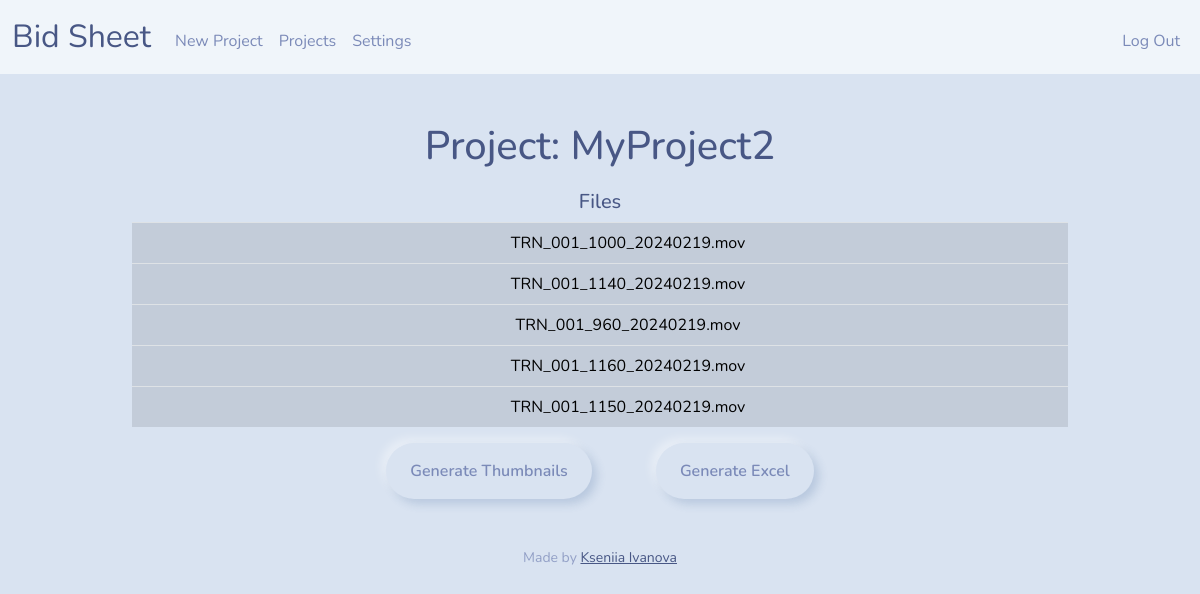
The page /project/MyProject2 (signed in) on the database its author committed.
### tables this page shows
CREATE TABLE projects (
    id INTEGER PRIMARY KEY AUTOINCREMENT NOT NULL,
    file_name TEXT NOT NULL,
    file_size NUMERIC NOT NULL,
    file_path TEXT NOT NULL,
    project_name TEXT NOT NULL,
    user_id NUMERIC NOT NULL,
    upload_date TEXT,
    FOREIGN KEY (user_id) REFERENCES users(id));

### app.py (the view)
@app.route('/project/<project_name>', methods=["GET"])
def project(project_name):
    user_id = session["user_id"]
    project_details = {'name': project_name}
    file_details = db.execute('''
                              SELECT file_name
                              FROM projects
                              WHERE project_name = ? AND user_id = ?''', project_details['name'], user_id)
    return render_template('project.html', project=project_details, files=file_details)  # return render_template("project.html")

### app.py (called while the page is built)
@app.after_request
def after_request(response):
    response.headers["Cache-Control"] = "no-cache, no-store, must-revalidate"
    response.headers["Expires"] = 0
    response.headers["Pragma"] = "no-cache"
    return response

### templates/project.html (shortened to what this page needs)
{% extends "layout.html" %}
{% block main %}
<h1>Project: {{ project.name}}</h1>
<table class="table-active table table-hover" >
    <thead>
        <tr>
            <h5  style= "margin-top: 20px">Files</h5>
        </tr>
    </thead>
    <tbody>
        {% for file in files %}
         <tr>
            <td><a href="{{ url_for('project', project_name=project.project_name) }}">{{ project.project_name }}</a></td>
            <td> {{ file.file_name }} </td>
         </tr>
         {% endfor %}
    </tbody>
</table>
<button id="genTBtn" class="btn btn-primary" data-project-name="{{ project.name }}">Generate Thumbnails</button>
<button id="genEBtn" class="btn btn-primary" style="margin-left: 60px" data-project-name="{{ project.name }}" >Generate Excel</button>
{% endblock %}

### templates/layout.html (shortened to what this page needs)
<!DOCTYPE html>
<html lang="en">
    <head>
        <link href="https://cdn.jsdelivr.net/npm/bootstrap@5.3.3/dist/css/bootstrap.min.css" rel="stylesheet">
        <link rel="stylesheet" href="https://stackpath.bootstrapcdn.com/bootstrap/4.3.1/css/bootstrap.min.css">
        <link rel="stylesheet" href="{{ url_for('static', filename='css/bootstrap_morph.css') }}">
        <link rel="stylesheet" href="{{ url_for('static', filename='css/styles.css') }}">
    </head>
    <body>
        <nav class="navbar navbar-expand-lg bg-light" data-bs-theme="light">
            <div class="container-fluid">
                <a class="navbar-brand" href="/"><span>Bid Sheet</span></a>
                <div class="collapse navbar-collapse" id="navbar">
                    {% if session["user_id"] %}
                        <ul class="navbar-nav me-auto mt-2">
                            <li class="nav-item"><a class="nav-link" href="/">New Project</a></li>
                            <li class="nav-item"><a class="nav-link" href="/projects">Projects</a></li>
                            <li class="nav-item"><a class="nav-link" href="/settings">Settings</a></li>
                        </ul>
                        <ul class="navbar-nav ms-auto mt-2">
                            <li class="nav-item"><a class="nav-link" href="/logout">Log Out</a></li>
                        </ul>
                    {% else %}
                        <ul class="navbar-nav ms-auto mt-2">
                            <li class="nav-item"><a class="nav-link" href="/register">Register</a></li>
                            <li class="nav-item"><a class="nav-link" href="/login">Log In</a></li>
                        </ul>
                    {% endif %}
                </div>
            </div>
        </nav>
        <main class="container py-5 text-center">
            {% block main %}{% endblock %}
        </main>
        <footer class="mb-5">
            <p class="mb-3 small text-center text-muted">
                Made by <a href="https://www.linkedin.com/in/kseniia-ivanova-vfx/">Kseniia Ivanova</a>
            </p>
        </footer>
    </body>
</html>

### static/css/styles.css (style rules this page uses)
nav .navbar-brand { font-size: xx-large; }
.container { width: 80%; margin: 0 auto; text-align: center; }

### rows shown on the page
projects: file_name "TRN_001_1000_20240219.mov"
projects: file_name "TRN_001_1140_20240219.mov"
projects: file_name "TRN_001_960_20240219.mov"
projects: file_name "TRN_001_1160_20240219.mov"
projects: file_name "TRN_001_1150_20240219.mov"

### other values the page prints
{{ project.name }} "MyProject2"
